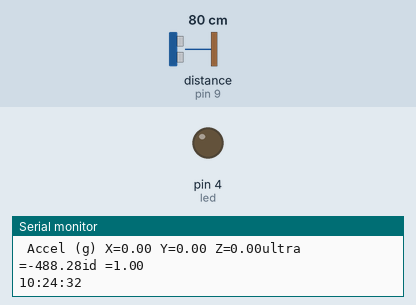
Simulated run of this sketch. Board: Arduino Uno, built with avr-gcc and run on an emulated ATmega328P. On the bench: output pins drawn as LEDs (lit = HIGH), the last lines printed to the serial monitor. Wiring (inferred from the names in the program): ultrasonic range finder: trigger pin 8; echo pin 9; DS3231 clock at I2C address 0x68. The test bench sets the inputs (shaded band); at power-on: distance to the obstacle (sensor on pin 9) 80 cm. The echo pulse lasts 58.3 µs per cm; the local clock reads 2024-03-15 10:24:30 at power-on unless the sketch sets it; pins used as bus, display or sensor lines are not drawn.

Above: at 2.8 s.
2.9 s: distance to the obstacle (sensor on pin 9) set to 13 cm
4.4 s: distance to the obstacle (sensor on pin 9) set to 10 cm
At 6.2 s:
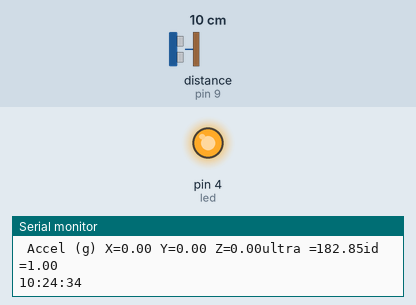
6.5 s: distance to the obstacle (sensor on pin 9) set to 28 cm
8.0 s: distance to the obstacle (sensor on pin 9) set to 33 cm
At 8.6 s:
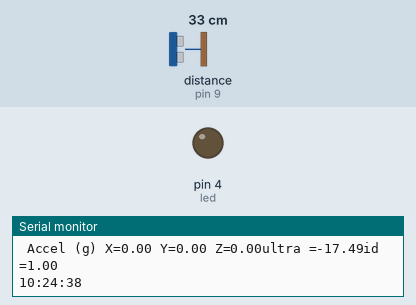
9.5 s: distance to the obstacle (sensor on pin 9) set to 2 cm
At 11.4 s:
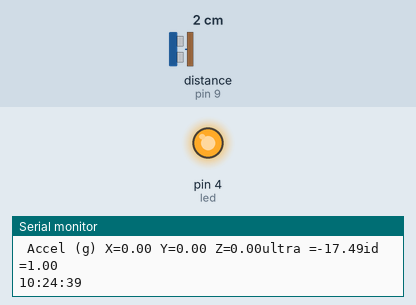
Timing chart, 0 to 12.5 s (numbered marks = the images above; inputs shaded):
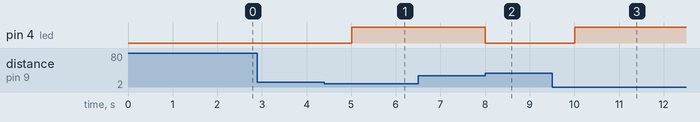

The sketch:

client_fix_1.ino
```cpp
#include <Wire.h>
#include <DS3231.h>

DS3231  rtc(A2, A3);
Time waktu;
long accelX, accelY, accelZ;
float gForceX, gForceY, gForceZ, id;
int trigPin = 8;    //Trig - green Jumper
int echoPin = 9;    //Echo - yellow Jumper
int dataJam ;
int dataMenit ;
int dataDetik ;
double duration, cm, inches;
float cm2, tinggi;
int led = 4;
//float id;


void setup() {
  Serial.begin(38400);
  Wire.begin();
  rtc.begin();
  setupMPU();
  pinMode(trigPin, OUTPUT);
  pinMode(echoPin, INPUT);
  pinMode(led, OUTPUT);
  id = 1;
}


void loop() {
  static unsigned long delai = millis();
  if (millis() - delai > 1000)
  {
    delai = millis();

    recordAccelRegisters();
    konfigultrasonik();
    // printData();
    // cm2=cm;
    float transmit[5] = {tinggi, gForceX, gForceY, gForceZ, id };

    //Serial.print ("char x = ");
  //  Serial.write((uint8_t*)transmit, 5 * sizeof(float));

    //ambil waktu
    waktu = rtc.getTime();
    dataJam = waktu.hour;
    dataMenit = waktu.min;
    dataDetik = waktu.sec;
    if (dataJam == 17 && dataMenit == 30) {
      while (dataMenit <= 34) {


        digitalWrite(led , HIGH);

      }
    } else {
      digitalWrite(led, LOW);
    }

    Serial.print(" Accel (g)");
      Serial.print(" X=");
      Serial.print(gForceX);
      Serial.print(" Y=");
      Serial.print(gForceY);
      Serial.print(" Z=");
      Serial.print(gForceZ);
      Serial.print("ultra =");
      Serial.print(tinggi);
      Serial.print("id =");
      Serial.println(id);

      Serial.print(dataJam);
      Serial.print(':');
      Serial.print(dataMenit);
      Serial.print(':');
      Serial.println(dataDetik);
  }

}
```

konfig_ultrasonik.ino
```cpp
void konfigultrasonik(){
   digitalWrite(trigPin, LOW);
  delayMicroseconds(2);
  digitalWrite(trigPin, HIGH);
  delayMicroseconds(10);
  digitalWrite(trigPin, LOW);
  pinMode(echoPin, INPUT);
  duration = pulseIn(echoPin, HIGH);
   cm = ((duration/2) / 29.1)*10;
  //Serial.println(duration);
  inches = (duration/2) / 74;
  tinggi = 310 - cm;
  if (tinggi > 200){

  digitalWrite(led,HIGH);
  while (tinggi > 5){
    digitalWrite(trigPin, LOW);
    delayMicroseconds(2);
// Sets the trigPin on HIGH state for 10 micro seconds
    digitalWrite(trigPin, HIGH);
    delayMicroseconds(10);
    digitalWrite(trigPin, LOW);
    duration = pulseIn(echoPin, HIGH);
// Calculating the cm
cm= ((duration/2) / 29.1)*10;
tinggi = 310 - cm;
digitalWrite(led,HIGH);
 /* Serial.println("solenoid nyala");
  delay(500);*/
  }
}else{
  digitalWrite(led,LOW);
}
}
```

rtc.ino
```cpp
void RTC()
{
  //tampilkan hari
 /* Serial.println(rtc.getDOWStr(FORMAT_LONG));
  //ambil waktu
  waktu = rtc.getTime();
   dataJam = waktu.hour;
   dataMenit = waktu.min;
   dataDetik = waktu.sec;

  delay(1000); */


  }
```

setupMPU.ino
```cpp
void setupMPU(){
  Wire.beginTransmission(0b1101000); //This is the I2C address of the MPU (b1101000/b1101001 for AC0 low/high datasheet sec. 9.2)
  Wire.write(0x6B); //Accessing the regx    xister 6B - Power Management (Sec. 4.28)
  Wire.write(0b00000000); //Setting SLEEP register to 0. (Required; see Note on p. 9)
  Wire.endTransmission();
  Wire.beginTransmission(0b1101000); //I2C address of the MPU
  Wire.write(0x1B); //Accessing the register 1B - Gyroscope Configuration (Sec. 4.4)
  Wire.write(0x00000000); //Setting the gyro to full scale +/- 250deg./s
  Wire.endTransmission();
  Wire.beginTransmission(0b1101000); //I2C address of the MPU
  Wire.write(0x1C); //Accessing the register 1C - Acccelerometer Configuration (Sec. 4.5)
  Wire.write(0b00000000); //Setting the accel to +/- 2g
  Wire.endTransmission();
}
```

setup_loop.ino
```cpp
void recordAccelRegisters() {
  Wire.beginTransmission(0b1101000); //I2C address of the MPU
  Wire.write(0x3B); //Starting register for Accel Readings
  Wire.endTransmission();
  Wire.requestFrom(0b1101000,6); //Request Accel Registers (3B - 40)
  while(Wire.available() < 6);
  accelX = Wire.read()<<8|Wire.read(); //Store first two bytes into accelX
  accelY = Wire.read()<<8|Wire.read(); //Store middle two bytes into accelY
  accelZ = Wire.read()<<8|Wire.read(); //Store last two bytes into accelZ
  processAccelData();
}

void processAccelData(){
  gForceX = accelX / 16384.0;
  gForceY = accelY / 16384.0;
  gForceZ = accelZ / 16384.0;
  //gForceX =
  //gForceY =
  //gForceZ =
}
```

Measured:
- the behaviour switches between 12 and 11 cm on distance to the obstacle (sensor on pin 9) (found by bisection; images 0 and 1)
- the behaviour switches between 30 and 31 cm on distance to the obstacle (sensor on pin 9) (found by bisection; images 1 and 2)
- after the input at 4.4 s, pin 4 (led): LOW → HIGH after 0.61 s
- after the input at 6.5 s, every drawn part: stays the same
- after the input at 8.0 s, pin 4 (led): HIGH → LOW at once
- after the input at 9.5 s, pin 4 (led): LOW → HIGH after 0.51 s
